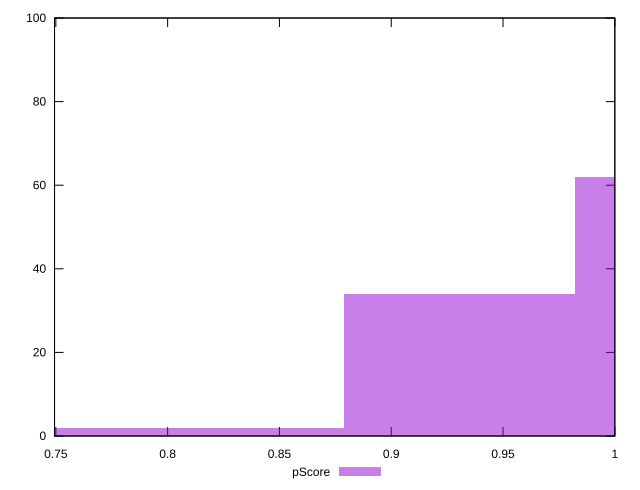

Here is the gnuplot script that generated this plot:
reset

$pScore <<EOF
0.7236631526267969 2
0.8270436030020536 2
1.033804503752567 62
0.9304240533773103 34
EOF

set key outside below
set boxwidth 0.1033804503752567
set xrange [0.7494127779536777:1]
set yrange [0:100]
set trange [0:100]
set style fill transparent solid 0.5 noborder
set terminal svg size 640, 490 enhanced background rgb 'white'
set output "report_00019_2021-02-10T18-14-37.922Z//uses-rel-preconnect/samples/pages+cached+noadtech+nomedia+nocss/pScore/histogram.svg"

plot $pScore title "pScore" with boxes

reset
